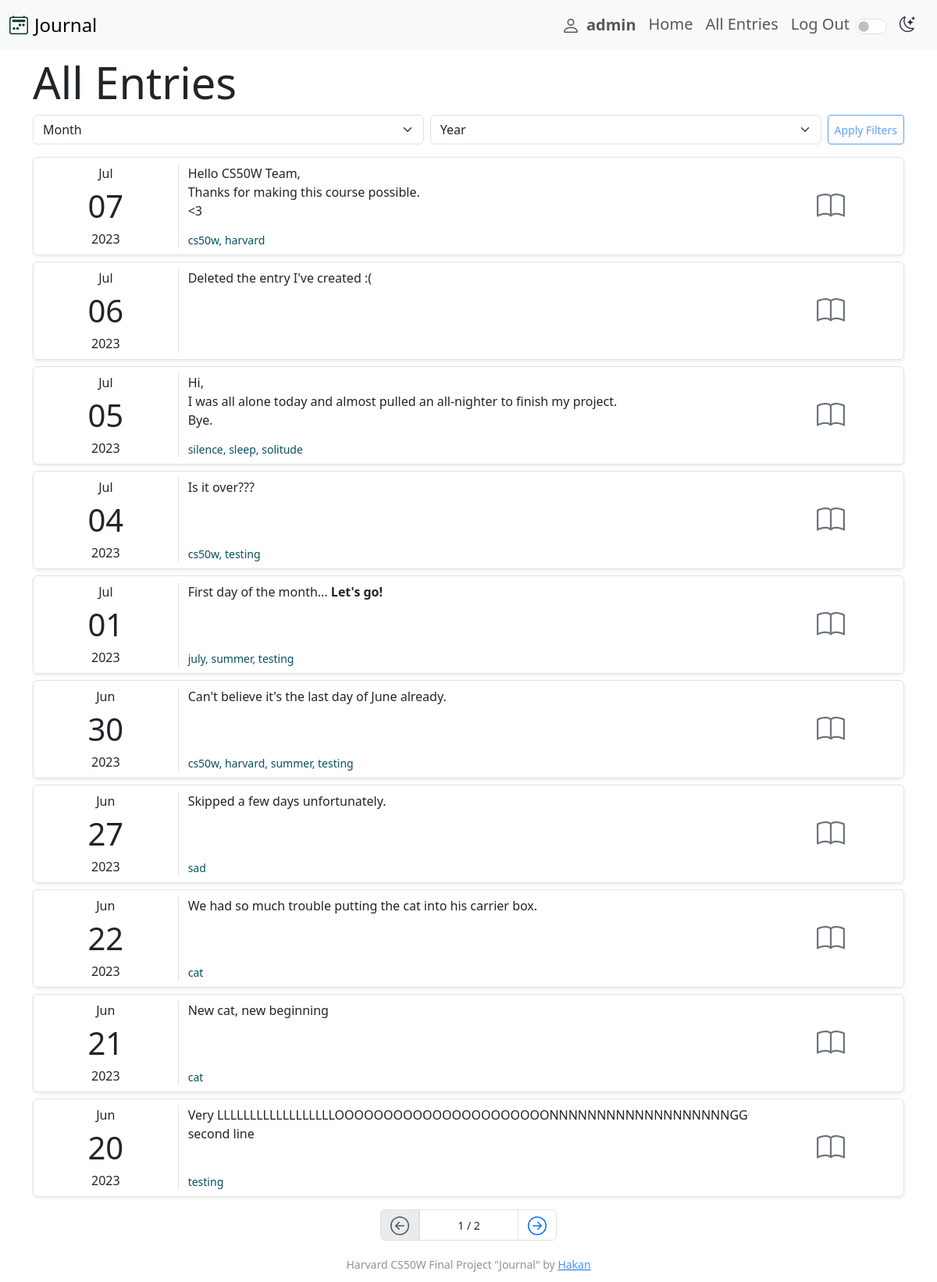
Page /all_entries (signed in) on the committed database.
### journal/models.py (models this page shows, shortened)
class JournalEntry(models.Model):
    user = models.ForeignKey(
        User, on_delete=models.CASCADE, related_name="entries")
    content = models.TextField()
    tags = models.ManyToManyField(Tag, blank=True, related_name="tag_entries")
    created_at = models.DateTimeField(auto_now_add=True)
    updated_at = models.DateTimeField(auto_now=True)
    date = models.DateField()
    class Meta:
        ordering = ["-date"]

class Tag(models.Model):
    name = models.CharField(max_length=50)
    def __str__(self):
        return self.name
    class Meta:
        ordering = ["name"]

### journal/views.py (the view)
# urls.py: path("all_entries", views.all_entries, name="all_entries"),
@require_GET
@login_required(login_url="login")
def all_entries(request):
    try:
        entries = JournalEntry.objects.filter(
            user=request.user)
        month_filter = request.GET.get("month")
        year_filter = request.GET.get("year")
        if month_filter and year_filter:
            month_filter = int(month_filter)
            year_filter = int(year_filter)
            entries = JournalEntry.objects.filter(
                user=request.user, date__month=month_filter, date__year=year_filter)
        paginator = Paginator(entries, 10)
        page_number = request.GET.get("page")
        page_obj = paginator.get_page(page_number)
    except:
        messages.error(request, "Could not retrieve data.")
        return render(request, "journal/all_entries.html")
    return render(request, "journal/all_entries.html", {
        "page_entries": page_obj,
    })

### journal/templates/journal/all_entries.html (shortened to what this page needs)
{% extends 'journal/layout.html' %} {% load static %} {% block body %}
<div class="container mt-2">
    <h2 class="display-4">All Entries</h2>
    <form
        action="{% url 'all_entries' %}"
        class="d-flex gap-2 mb-3"
        method="get"
        id="filter-form"
    >
    </form>
    {% if not page_entries|length > 0 %}
    <p class="lead alert alert-info">No journal entries to show.</p>
    {% else %} {% for entry in page_entries %}
    <div
        class="border row d-flex mb-2 mx-auto py-2 rounded-2 shadow-sm eachEntryDiv"
        id="entry-{{ entry.id }}"
        data-date="{{ entry.date|date:'Y-m-d' }}"
    >
        <div
            class="col-2 border-end d-flex flex-column justify-content-center align-items-center"
        >
            <span>{{ entry.date|date:'M' }}</span>
            <span class="fs-1">{{ entry.date|date:'d' }}</span>
            <span>{{ entry.date|date:'Y' }}</span>
        </div>
        <div class="col-8 d-flex flex-column justify-content-between">
            <div class="text-break text-truncate line-clamp line-clamp-3">
                {{ entry.content|safe }}
            </div>
            {% if entry.tags.all|length > 0 %}
            <div class="small text-info-emphasis">
                {{ entry.tags.all|join:', ' }}
            </div>
            {% endif %}
        </div>
        <div class="col-2 d-flex align-items-center justify-content-center">
            <button
                type="button"
                class="btn p-2 rounded-5"
                data-bs-toggle="modal"
                data-bs-target="#detailModal-{{ entry.id }}"
            >
            </button>
        </div>
    </div>
    {% endfor %} {% endif %}
</div>
{% if page_entries.paginator.num_pages > 1 %}
<nav class="my-3" aria-label="Page navigation">
    <ul class="pagination justify-content-center">
        {% if page_entries.has_previous %}
        <li class="page-item">
            <a
                class="page-link"
                href="?page={{ page_entries.previous_page_number }}"
            >
                <svg
                    xmlns="http://www.w3.org/2000/svg"
                    width="24"
                    height="24"
                    fill="currentColor"
                    class="bi bi-arrow-left-circle"
                    viewBox="0 0 16 16"
                >
                    <path
                        fill-rule="evenodd"
                        d="M1 8a7 7 0 1 0 14 0A7 7 0 0 0 1 8zm15 0A8 8 0 1 1 0 8a8 8 0 0 1 16 0zm-4.5-.5a.5.5 0 0 1 0 1H5.707l2.147 2.146a.5.5 0 0 1-.708.708l-3-3a.5.5 0 0 1 0-.708l3-3a.5.5 0 1 1 .708.708L5.707 7.5H11.5z"
                    />
                </svg>
            </a>
        </li>
        {% else %}
        <li class="page-item">
            <a class="page-link disabled" href="?page=1">
            </a>
        </li>
        {% endif %}
        <li
            class="page-item border d-flex align-items-center justify-content-center px-5"
        >
            <small
                >{{ page_entries.number }} /
                {{page_entries.paginator.num_pages}}
            </small>
        </li>
        {% if page_entries.has_next %}
        <li class="page-item">
            <a
                class="page-link"
                href="?page={{ page_entries.next_page_number }}"
            >
            </a>
        </li>
        {% endif %}
    </ul>
</nav>
{% endif %}  {% endblock %}

### journal/templates/journal/layout.html (shortened to what this page needs)
{% load static %}
<!DOCTYPE html>
<html lang="en">
  <head>
    <link href="https://cdn.jsdelivr.net/npm/bootstrap@5.3.0/dist/css/bootstrap.min.css" rel="stylesheet" />
    <link rel="stylesheet" href="https://cdn.jsdelivr.net/npm/bootstrap-icons@1.10.5/font/bootstrap-icons.css">
    <link rel="stylesheet" href="{% static 'journal/css/styles.css' %}">
  </head>
  <body>
    <nav class="navbar bg-body-tertiary navbar-expand-lg">
      <div class="container-fluid">
        <a class="navbar-brand fs-4 d-flex align-items-center gap-2" href="{% url 'index' %}">Journal</a>
        <div class="offcanvas offcanvas-end" tabindex="-1" id="offcanvasNavbar" aria-labelledby="offcanvasNavbarLabel">
          <div class="offcanvas-body lead">
            <ul class="navbar-nav justify-content-end flex-grow-1 pe-3">
              {% if user.is_authenticated %}
              <li class="nav-item">
                <a class="nav-link d-flex align-items-center fw-bold" href="{% url 'profile' %}"><span class="me-2">
                </span>{{ user.username }}</a>
              </li>
              {% endif %}
              <li class="nav-item">
                <a class="nav-link" href="{% url 'index' %}">Home</a>
              </li>
              <li class="nav-item">
                <a class="nav-link" href="{% url 'all_entries' %}">All Entries</a>
              </li>
              {% if user.is_authenticated %}
              <li class="nav-item">
                <a class="nav-link" href="{% url 'logout' %}">Log Out</a>
              </li>
              {% else %}
              <li class="nav-item">
                <a class="nav-link" href="{% url 'login' %}">Log In</a>
              </li>
              {% endif %}
              <li class="nav-item">
                <div class="form-check form-switch py-2 d-flex align-items-center gap-3">
                    <input
                        type="checkbox"
                        class="form-check-input"
                        role="switch"
                        id="themeSwitch"
                    />
                    <label
                        class="form-check-label"
                        for="themeSwitch"
                        id="themeIcon"
                        >
                        <i class="bi bi-moon-stars"></i>
                    </label>
                </div>
            </li>
            </ul>
          </div>
        </div>
      </div>
    </nav>
    {% block body %}
    {% endblock %}
    <footer class="my-2 py-1 small text-center text-body-tertiary">
        Harvard CS50W Final Project "Journal" by
        <a
            class="link-primary link-opacity-75"
            href="https://hakanayata.com"
            target="_blank"
            >Hakan</a
        >
    </footer>
  </body>
</html>

### journal/static/journal/css/styles.css (style rules this page uses)
p { margin-bottom: 0; }
.line-clamp { display: -webkit-box; -webkit-box-orient: vertical; position: relative; overflow: hidden; text-overflow: ellipsis; padding: 0 !important; line-height: var(--line-height,1.5) !important; }
.line-clamp-3 { -webkit-line-clamp : 3; height: calc(1em * var(--line-height, 1.5) * 3); }

### rows in the picture
JournalEntry: date "Jul", date "07", date "2023", content "Hello CS50W Team, Thanks for making this course possible. <3", tags.all "cs50w, harvard"
JournalEntry: date "Jul", date "06", date "2023", content "Deleted the entry I've created :("
JournalEntry: date "Jul", date "05", date "2023", content "Hi, I was all alone today and almost pulled an all-nighter to finish my project. Bye.", tags.all "silence, sleep, solitude"
JournalEntry: date "Jul", date "04", date "2023", content "Is it over???", tags.all "cs50w, testing"
JournalEntry: date "Jul", date "01", date "2023", content "First day of the month... Let's go!", tags.all "july, summer, testing"
JournalEntry: date "Jun", date "30", date "2023", content "Can't believe it's the last day of June already.", tags.all "cs50w, harvard, summer, testing"
JournalEntry: date "Jun", date "27", date "2023", content "Skipped a few days unfortunately.", tags.all "sad"
JournalEntry: date "Jun", date "22", date "2023", content "We had so much trouble putting the cat into his carrier box.", tags.all "cat"
JournalEntry: date "Jun", date "21", date "2023", content "New cat, new beginning", tags.all "cat"
JournalEntry: date "Jun", date "20", date "2023", content "Very LLLLLLLLLLLLLLLLLLOOOOOOOOOOOOOOOOOOOOOONNNNNNNNNNNNNNNNNNNG second line", tags.all "testing"

### other values in the picture
{{ user.username }} "admin"
{{ page_entries.number }} "1"
{{ page_entries.paginator.num_pages }} "2"
